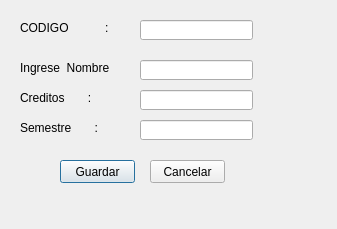
<?xml version="1.0" encoding="UTF-8"?>
<ui version="4.0">
 <class>EditarAsignatura</class>
 <widget class="QDialog" name="EditarAsignatura">
  <property name="geometry">
   <rect>
    <x>0</x>
    <y>0</y>
    <width>337</width>
    <height>229</height>
   </rect>
  </property>
  <property name="windowTitle">
   <string>Editar Asignatura</string>
  </property>
  <widget class="QLabel" name="NombreAsignatura">
   <property name="geometry">
    <rect>
     <x>20</x>
     <y>20</y>
     <width>111</width>
     <height>16</height>
    </rect>
   </property>
   <property name="text">
    <string>CODIGO           :</string>
   </property>
  </widget>
  <widget class="QLineEdit" name="txtCodigo">
   <property name="geometry">
    <rect>
     <x>140</x>
     <y>20</y>
     <width>113</width>
     <height>20</height>
    </rect>
   </property>
  </widget>
  <widget class="QLabel" name="Nombre">
   <property name="geometry">
    <rect>
     <x>20</x>
     <y>60</y>
     <width>111</width>
     <height>16</height>
    </rect>
   </property>
   <property name="text">
    <string>Ingrese  Nombre        :</string>
   </property>
  </widget>
  <widget class="QLineEdit" name="txtNombre">
   <property name="geometry">
    <rect>
     <x>140</x>
     <y>60</y>
     <width>113</width>
     <height>20</height>
    </rect>
   </property>
  </widget>
  <widget class="QPushButton" name="btnGuardar">
   <property name="geometry">
    <rect>
     <x>60</x>
     <y>160</y>
     <width>75</width>
     <height>23</height>
    </rect>
   </property>
   <property name="text">
    <string>Guardar</string>
   </property>
  </widget>
  <widget class="QPushButton" name="btnCancelar">
   <property name="geometry">
    <rect>
     <x>150</x>
     <y>160</y>
     <width>75</width>
     <height>23</height>
    </rect>
   </property>
   <property name="text">
    <string>Cancelar</string>
   </property>
  </widget>
  <widget class="QLabel" name="Creditos">
   <property name="geometry">
    <rect>
     <x>20</x>
     <y>90</y>
     <width>111</width>
     <height>16</height>
    </rect>
   </property>
   <property name="text">
    <string>Creditos       :</string>
   </property>
  </widget>
  <widget class="QLabel" name="Semestre">
   <property name="geometry">
    <rect>
     <x>20</x>
     <y>120</y>
     <width>111</width>
     <height>16</height>
    </rect>
   </property>
   <property name="text">
    <string>Semestre       :</string>
   </property>
  </widget>
  <widget class="QLineEdit" name="txtCreditos">
   <property name="geometry">
    <rect>
     <x>140</x>
     <y>90</y>
     <width>113</width>
     <height>20</height>
    </rect>
   </property>
  </widget>
  <widget class="QLineEdit" name="txtSemestre">
   <property name="geometry">
    <rect>
     <x>140</x>
     <y>120</y>
     <width>113</width>
     <height>20</height>
    </rect>
   </property>
  </widget>
 </widget>
 <resources/>
 <connections/>
</ui>
